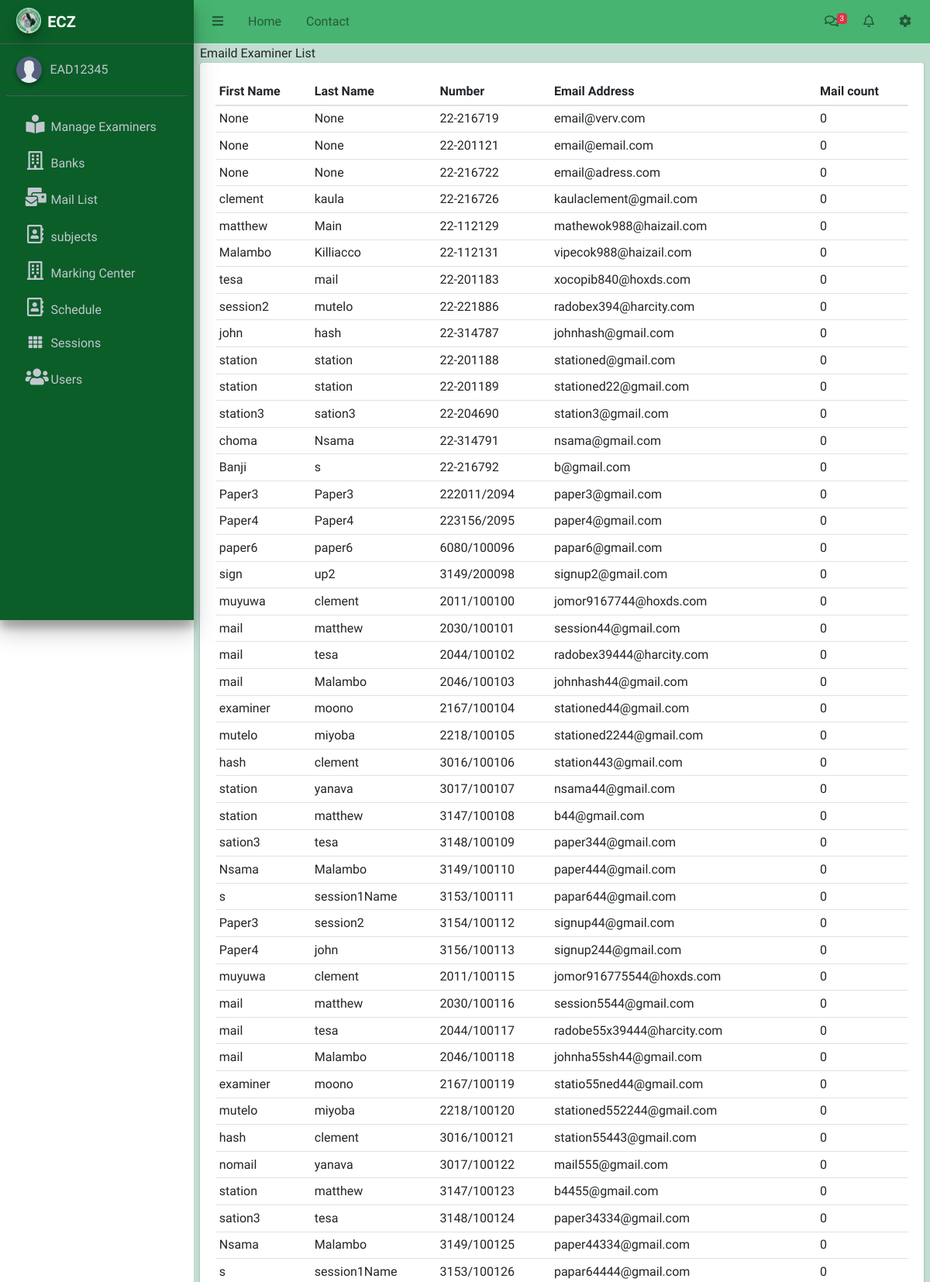
Screenshot of /maillist/ (signed in, upper part) with the database file from the repository.
### Examiner/models.py (models this page shows)
class CustomUser(AbstractUser):
    user_type_data = ((0, "ADMIN"),(1, "EAD"), (2, "FAD"), (3, "Examiner"),(4,"Station-Admin"))
    user_type = models.IntegerField(default=1, choices=user_type_data)
    is_admin=models.BooleanField(default=False)

class Examiner(models.Model):
    user=models.OneToOneField(CustomUser,
        on_delete=models.CASCADE,null=True,blank=True)
    gender_data = ((0,"SELECT GENDER"),(1, "MALE"), (2, "FEMALE"))
    gender = models.IntegerField(default=0, choices=gender_data)
    subject=models.ForeignKey(Subject,to_field="subjectCode",db_column="Subject_Code", on_delete=models.SET_NULL,null=True,blank=True)
    paper=models.ForeignKey(Paper,db_column="Paper_Number", on_delete=models.SET_NULL,null=True)
    position=models.ForeignKey(Position,on_delete=models.SET_NULL,null=True)
    middle_name=models.CharField(max_length=50,null=True,blank=True)
    first_name=models.CharField(max_length=50,null=True)
    last_name=models.CharField(max_length=50,null=True)
    ExaminerCode=models.CharField(max_length=11,unique=True)
    Address=models.CharField(max_length=500,null=True)
    province=models.ForeignKey(Province, on_delete=models.SET_NULL,null=True)
    district=models.ForeignKey(Station,related_name="district", on_delete=models.SET_NULL,blank=True,null=True)#from station
    to_province =models.CharField(max_length=50,choices=regions,null=True,blank=True)
    bank=models.ForeignKey(Bank,on_delete=models.SET_NULL,null=True,blank=True)
    branch=models.ForeignKey(BankBranch,on_delete=models.SET_NULL,null=True,blank=True)
    AccountDetails=models.CharField(max_length=150,null=True)
    NRC=models.CharField(max_length=11,null=True)
    TPIN=models.CharField(max_length=10,null=True)
    cell_Number=models.CharField(max_length=10,null=True)
    email=models.EmailField(null=True,unique=True)
    created_at = models.DateTimeField(auto_now_add=True)
    updated_at = models.DateTimeField(auto_now=True)
    approved=models.BooleanField(default=False)
    availability=models.BooleanField(default=False)
    session=models.ForeignKey(Session,on_delete=models.CASCADE,null=True,blank=True)
    mail_count=models.IntegerField(default=0)
    objects = models.Manager()

### Examiner/EADViews.py (the view)
# urls.py: path('maillist/',EADViews.mailList,name='mail-list'),
@login_required()
def mailList(request):
    mail_list=Examiner.objects.filter(mail_count__gte=0)
    context={
        'mail_list':mail_list,
    }
    return render(request, 'EAD/mailedList.html',context)

### Examiner/templates/EAD/mailedList.html (shortened to what this page needs)
{% extends 'base.html' %}
{% block content %}
Emaild Examiner List
<div class="card card-body">
<table id="mailTable" class="table table-sm">
    <thead>
        <tr>
            <th>First Name</th>
            <th>Last Name</th>
            <th>Number</th>
            <th>Email Address</th>
            <th>Mail count</th>
        </tr>
    </thead>
    <tbody>
        {% for item in mail_list %}
        <tr>
            <td>{{item.first_name}}</td>
            <td>{{item.last_name}}</td>
            <td>{{item.ExaminerCode}}</td>
            <td>{{item.email}}</td>
            <td>{{item.mail_count}}</td>
        </tr>
        {% endfor %}
    </tbody>
</table>
</div>
{% endblock content %}

### Examiner/templates/EAD/sidebar.html (shortened to what this page needs)
{% load static%}
<aside class="main-sidebar sidebar-dark-primary  elevation-4">
    <a href="{% url 'ead-home'%}" class="brand-link">
      <img src="{% static '/img/ECZ-Logo2.jpg'%}" alt="AdminLTE Logo" class="brand-image img-circle elevation-3" style="opacity: .8">
      <span class="brand-text font-weight-heavy"><strong>ECZ</strong></span>
    </a>
    <div class="sidebar">
      <div class="user-panel mt-3 pb-3 mb-3 d-flex">
        <div class="image">
          <img src="{% static 'dist/img/user.png'%}" class="img-circle elevation-2" alt="User Image">
        </div>
        <div class="info" id="user">
          <a href="#" class="d-block">{{ request.user.username}}</a>
        </div>
      </div>
      <nav class="sidebar mt-2">
        <ul class="nav nav-pills nav-sidebar flex-column" data-widget="treeview" role="menu" data-accordion="false" id="nav_accordion">
          <li class="nav-item has-submenu">
            <a href="#" class="nav-link">
              <i class='nav-icon fas fa-book-reader' style='font-size:24px'></i>
              <p>
                Manage Examiners
              </p>
            </a>
          </li>
          <li class="nav-item">
            <a href="{%url 'bank-list'%}" class="nav-link">
              <i class='nav-icon far fa-building' style='font-size:24px'></i
              <p>
              Banks
            </a>
          </li>
            <li class="nav-item">
            <a href="{%url 'mail-list'%}" class="nav-link">
              <i class='nav-icon fas fa-mail-bulk' style='font-size:24px'></i>
              <p>
              Mail List
              </p>
            </a>
          </li>
          <li class="nav-item has-submenu">
            <a href="#" class="nav-link">
              <i class='nav-icon far fa-address-book' style='font-size:24px'></i>
              <p>
                subjects
              </p>
            </a>
          </li>
          <li class="nav-item">
            <a href="{%url 'marking-center'%}" class="nav-link">
              <i class='nav-icon far fa-building' style='font-size:24px'></i
              <p>
              Marking Center
            </a>
          </li>
          <li class="nav-item has-submenu">
            <a href="#" class="nav-link">
              <i class='nav-icon far fa-address-book' style='font-size:24px'></i>
              <p>
                Schedule
              </p>
            </a>
          </li>
          <li class="nav-item has-submenu">
            <a href="" class="nav-link">
              <i class="nav-icon fas fa-th"></i>
              <p>
                Sessions
              </p>
            </a>
          </li>
        {% if request.user.is_admin == True %}
        <li class="nav-item has-submenu">
          <a href="" class="nav-link">
            <i class='nav-icon fas fa-users' style='font-size:24px'></i>
            <p>
              Users
            </p>
          </a>
        </li>
        {% endif %}
        </ul>
      </nav>
    </div>
  </aside>

### static/css/style1.css (style rules this page uses)
.main-sidebar { background-color:#0b5e28 }

### rows the page displays
CustomUser: user.username "EAD12345"
Examiner: first_name "None", last_name "None", ExaminerCode "22-216719", email "email@verv.com", mail_count "0"
Examiner: first_name "None", last_name "None", ExaminerCode "22-201121", email "email@email.com", mail_count "0"
Examiner: first_name "None", last_name "None", ExaminerCode "22-216722", email "email@adress.com", mail_count "0"
Examiner: first_name "clement", last_name "kaula", ExaminerCode "22-216726", email "kaulaclement@gmail.com", mail_count "0"
Examiner: first_name "matthew", last_name "Main", ExaminerCode "22-112129", email "mathewok988@haizail.com", mail_count "0"
Examiner: first_name "Malambo", last_name "Killiacco", ExaminerCode "22-112131", email "vipecok988@haizail.com", mail_count "0"
Examiner: first_name "tesa", last_name "mail", ExaminerCode "22-201183", email "xocopib840@hoxds.com", mail_count "0"
Examiner: first_name "session2", last_name "mutelo", ExaminerCode "22-221886", email "radobex394@harcity.com", mail_count "0"
Examiner: first_name "john", last_name "hash", ExaminerCode "22-314787", email "johnhash@gmail.com", mail_count "0"
Examiner: first_name "station", last_name "station", ExaminerCode "22-201188", email "stationed@gmail.com", mail_count "0"
Examiner: first_name "station", last_name "station", ExaminerCode "22-201189", email "stationed22@gmail.com", mail_count "0"
Examiner: first_name "station3", last_name "sation3", ExaminerCode "22-204690", email "station3@gmail.com", mail_count "0"
Examiner: first_name "choma", last_name "Nsama", ExaminerCode "22-314791", email "nsama@gmail.com", mail_count "0"
Examiner: first_name "Banji", last_name "s", ExaminerCode "22-216792", email "b@gmail.com", mail_count "0"
Examiner: first_name "Paper3", last_name "Paper3", ExaminerCode "222011/2094", email "paper3@gmail.com", mail_count "0"
Examiner: first_name "Paper4", last_name "Paper4", ExaminerCode "223156/2095", email "paper4@gmail.com", mail_count "0"
Examiner: first_name "paper6", last_name "paper6", ExaminerCode "6080/100096", email "papar6@gmail.com", mail_count "0"
Examiner: first_name "sign", last_name "up2", ExaminerCode "3149/200098", email "signup2@gmail.com", mail_count "0"
Examiner: first_name "muyuwa", last_name "clement", ExaminerCode "2011/100100", email "jomor9167744@hoxds.com", mail_count "0"
Examiner: first_name "mail", last_name "matthew", ExaminerCode "2030/100101", email "session44@gmail.com", mail_count "0"
Examiner: first_name "mail", last_name "tesa", ExaminerCode "2044/100102", email "radobex39444@harcity.com", mail_count "0"
Examiner: first_name "mail", last_name "Malambo", ExaminerCode "2046/100103", email "johnhash44@gmail.com", mail_count "0"
Examiner: first_name "examiner", last_name "moono", ExaminerCode "2167/100104", email "stationed44@gmail.com", mail_count "0"
Examiner: first_name "mutelo", last_name "miyoba", ExaminerCode "2218/100105", email "stationed2244@gmail.com", mail_count "0"
Examiner: first_name "hash", last_name "clement", ExaminerCode "3016/100106", email "station443@gmail.com", mail_count "0"
Examiner: first_name "station", last_name "yanava", ExaminerCode "3017/100107", email "nsama44@gmail.com", mail_count "0"
Examiner: first_name "station", last_name "matthew", ExaminerCode "3147/100108", email "b44@gmail.com", mail_count "0"
Examiner: first_name "sation3", last_name "tesa", ExaminerCode "3148/100109", email "paper344@gmail.com", mail_count "0"
Examiner: first_name "Nsama", last_name "Malambo", ExaminerCode "3149/100110", email "paper444@gmail.com", mail_count "0"
Examiner: first_name "s", last_name "session1Name", ExaminerCode "3153/100111", email "papar644@gmail.com", mail_count "0"
Examiner: first_name "Paper3", last_name "session2", ExaminerCode "3154/100112", email "signup44@gmail.com", mail_count "0"
Examiner: first_name "Paper4", last_name "john", ExaminerCode "3156/100113", email "signup244@gmail.com", mail_count "0"
Examiner: first_name "muyuwa", last_name "clement", ExaminerCode "2011/100115", email "jomor916775544@hoxds.com", mail_count "0"
Examiner: first_name "mail", last_name "matthew", ExaminerCode "2030/100116", email "session5544@gmail.com", mail_count "0"
Examiner: first_name "mail", last_name "tesa", ExaminerCode "2044/100117", email "radobe55x39444@harcity.com", mail_count "0"
Examiner: first_name "mail", last_name "Malambo", ExaminerCode "2046/100118", email "johnha55sh44@gmail.com", mail_count "0"
Examiner: first_name "examiner", last_name "moono", ExaminerCode "2167/100119", email "statio55ned44@gmail.com", mail_count "0"
Examiner: first_name "mutelo", last_name "miyoba", ExaminerCode "2218/100120", email "stationed552244@gmail.com", mail_count "0"
Examiner: first_name "hash", last_name "clement", ExaminerCode "3016/100121", email "station55443@gmail.com", mail_count "0"
Examiner: first_name "nomail", last_name "yanava", ExaminerCode "3017/100122", email "mail555@gmail.com", mail_count "0"
Examiner: first_name "station", last_name "matthew", ExaminerCode "3147/100123", email "b4455@gmail.com", mail_count "0"
Examiner: first_name "sation3", last_name "tesa", ExaminerCode "3148/100124", email "paper34334@gmail.com", mail_count "0"
Examiner: first_name "Nsama", last_name "Malambo", ExaminerCode "3149/100125", email "paper44334@gmail.com", mail_count "0"
Examiner: first_name "s", last_name "session1Name", ExaminerCode "3153/100126", email "papar64444@gmail.com", mail_count "0"
